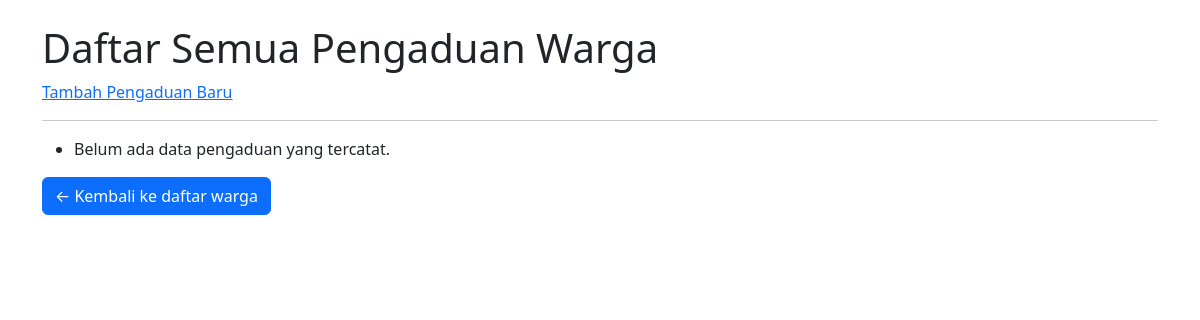
The page /warga/pengaduan/ on the database as committed earlier.
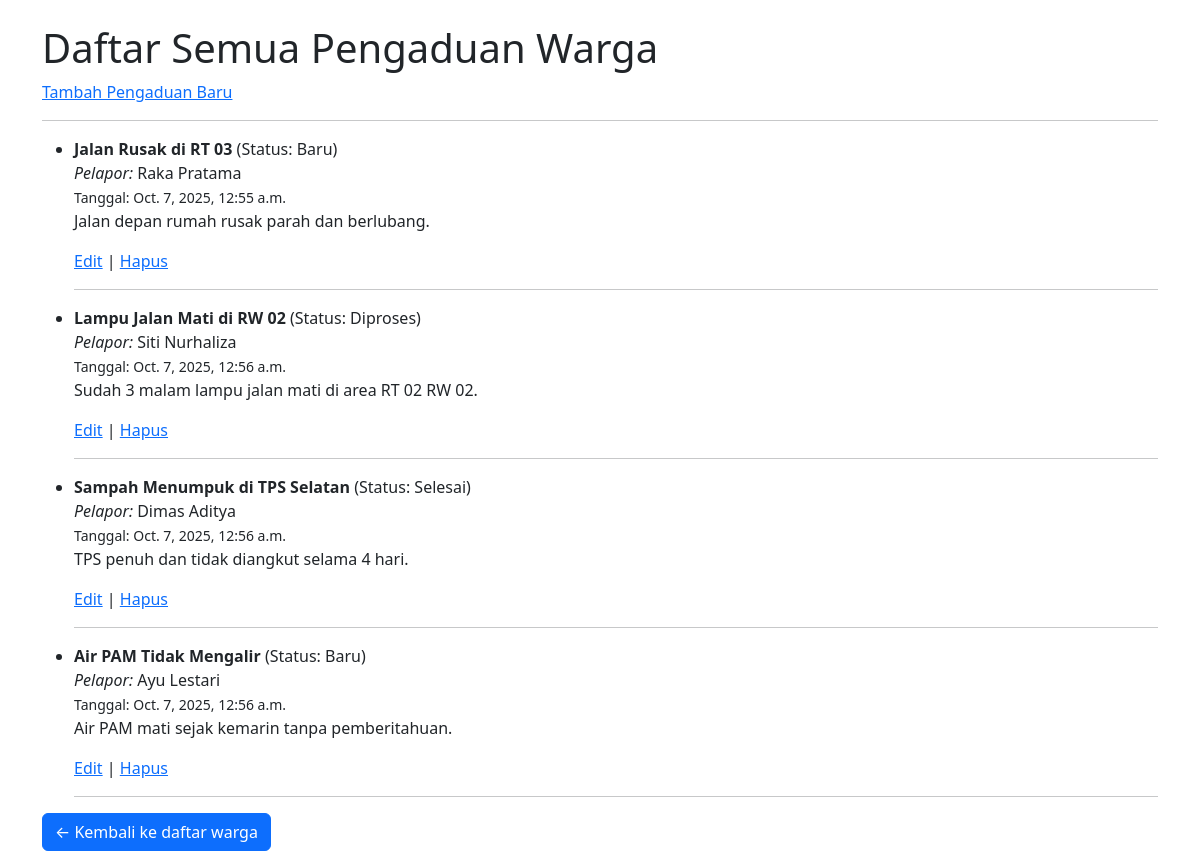
The same page on the database as committed later.
### warga/models.py (models this page shows, shortened)
class Pengaduan(models.Model):
    STATUS_CHOICES = [
        ('BARU', 'Baru'),
        ('DIPROSES', 'Diproses'),
        ('SELESAI', 'Selesai'),
    ]
    judul = models.CharField(max_length=200)
    deskripsi = models.TextField()
    status = models.CharField(max_length=10, choices=STATUS_CHOICES, default='BARU')
    tanggal_lapor = models.DateTimeField(auto_now_add=True)
    pelapor = models.ForeignKey(Warga, on_delete=models.CASCADE, related_name='pengaduan')

class Warga(models.Model):
    nik = models.CharField(max_length=16, unique=True, verbose_name="Nomor Induk Kependudukan")
    nama_lengkap = models.CharField(max_length=100, verbose_name="Nama Lengkap")
    alamat = models.TextField(verbose_name="Alamat Tinggal")
    no_telepon = models.CharField(max_length=15, blank=True, verbose_name="Nomor Telepon")
    tanggal_registrasi = models.DateTimeField(auto_now_add=True)

### warga/views.py (the view)
# urls.py: path('pengaduan/', PengaduanListView.as_view(), name='pengaduan-list'),
class PengaduanListView(ListView):
    model = Pengaduan
    template_name = 'warga/pengaduan_list.html'
    context_object_name = 'pengaduan_list'

### warga/templates/warga/pengaduan_list.html (shortened to what this page needs)
<!DOCTYPE html>
<html>
<head>
    <link href="https://cdn.jsdelivr.net/npm/bootstrap@5.3.3/dist/css/bootstrap.min.css" rel="stylesheet">
</head>
<body class="container mt-4">
    <h1>Daftar Semua Pengaduan Warga</h1>
    <a href="{% url 'pengaduan-tambah' %}">Tambah Pengaduan Baru</a>
    <hr>
    <ul>
        {% for aduan in pengaduan_list %}
            <li>
                <strong>{{ aduan.judul }}</strong>
                (Status: {{ aduan.get_status_display }}) <br>
                <em>Pelapor:</em> {{ aduan.pelapor.nama_lengkap }} <br>
                <small>Tanggal: {{ aduan.tanggal_lapor }}</small>
                <p>{{ aduan.deskripsi }}</p>
            </li>
            <a href="{% url 'pengaduan-edit' aduan.pk %}">Edit</a> |
            <a href="{% url 'pengaduan-hapus' aduan.pk %}">Hapus</a>
            <hr>
        {% empty %}
            <li>Belum ada data pengaduan yang tercatat.</li>
        {% endfor %}
    </ul>
    <a class="btn btn-primary" href="{% url 'warga-list' %}">← Kembali ke daftar warga</a>
</body>
</html>

Rows that differ between the two databases and show on the page:
added Pengaduan: judul "Jalan Rusak di RT 03", status "Baru", pelapor.nama_lengkap "Raka Pratama", tanggal_lapor "Oct. 7, 2025, 12:55 a.m.", deskripsi "Jalan depan rumah rusak parah dan berlubang."
added Pengaduan: judul "Lampu Jalan Mati di RW 02", status "Diproses", pelapor.nama_lengkap "Siti Nurhaliza", tanggal_lapor "Oct. 7, 2025, 12:56 a.m.", deskripsi "Sudah 3 malam lampu jalan mati di area RT 02 RW 02."
added Pengaduan: judul "Sampah Menumpuk di TPS Selatan", status "Selesai", pelapor.nama_lengkap "Dimas Aditya", tanggal_lapor "Oct. 7, 2025, 12:56 a.m.", deskripsi "TPS penuh dan tidak diangkut selama 4 hari."
added Pengaduan: judul "Air PAM Tidak Mengalir", status "Baru", pelapor.nama_lengkap "Ayu Lestari", tanggal_lapor "Oct. 7, 2025, 12:56 a.m.", deskripsi "Air PAM mati sejak kemarin tanpa pemberitahuan."
Other text that changed with them:
text no longer shown: "Belum ada data pengaduan yang tercatat."
